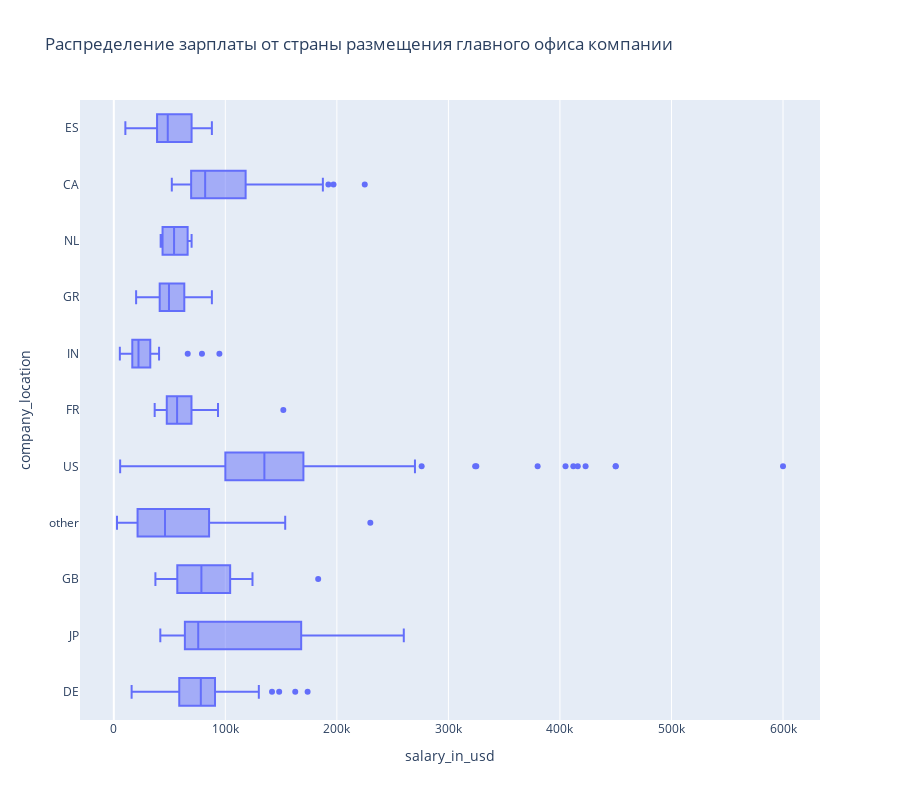

The notebook cell this image was saved under:
### Code cell
fig = px.box(
    data,
    height=800,
    x="salary_in_usd", 
    y="company_location",
    title='Распределение зарплаты от страны размещения главного офиса компании',
    orientation='h',
);
fig.show()

### Figure 1 — Plotly figure (JSON) as saved in the notebook; plotly's stock layout.template omitted (floating-point values rounded to 4 significant figures; data arrays with more than 128 entries replaced by an {"elided": "..."} marker saying what was removed)
{"data": [{"alignmentgroup": "True", "hovertemplate": "salary_in_usd=%{x}<br>company_location=%{y}<extra></extra>", "legendgroup": "", "marker": {"color": "#636efa"}, "name": "", "notched": false, "offsetgroup": "", "orientation": "h", "showlegend": false, "type": "box", "x": {"elided": "607 int values"}, "x0": " ", "xaxis": "x", "y": {"elided": "607 str values"}, "y0": " ", "yaxis": "y"}], "layout": {"boxmode": "group", "height": 800, "legend": {"tracegroupgap": 0}, "title": {"text": "Распределение зарплаты от страны размещения главного офиса компании"}, "xaxis": {"anchor": "y", "domain": [0, 1], "title": {"text": "salary_in_usd"}}, "yaxis": {"anchor": "x", "domain": [0, 1], "title": {"text": "company_location"}}}}
